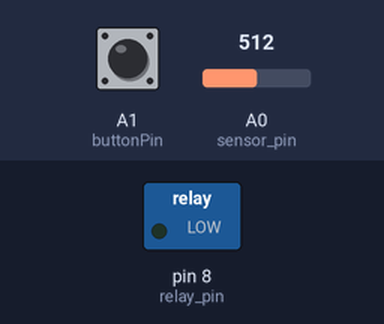
The sketch below on a simulated Arduino Uno, built with avr-gcc and run on an emulated ATmega328P. Shown: switched loads named in the sketch (green lamp = pin HIGH). The inputs (shaded band) are chosen by the test bench; at power-on: A0 (sensor_pin) = 512, A1 (buttonPin) LOW. What the sketch prints to the serial monitor is not drawn.

Above: at 0.15 s.
Timing chart, 0 to 2.0 s (numbered marks = the images above):
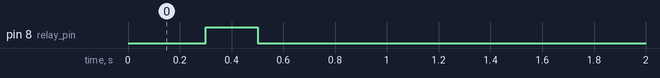

Measured:
- by itself, pin 8 (relay_pin): LOW → HIGH at 0.30 s, → LOW 0.20 s later

The sketch:

CALab_Lab4.ino
```cpp
int green = 10;
int yellow = 11;
int red = 13;

int relay_pin = 8;
int sensor_pin = A0;

int buttonPin = A1;
int currentState = 0;
int prevState = 0;
bool buttonPressed = false;

uint16_t output_value;

void setup()
{
  pinMode(buttonPin, INPUT);
  pinMode(relay_pin, OUTPUT);
  pinMode(sensor_pin, INPUT);
  Serial.begin(9600);


}

void loop()
{
 int output_value = analogRead(sensor_pin);
 output_value = map(output_value, 550, 10, 0, 100);

 if(output_value <= 40){
  digitalWrite(relay_pin, LOW);
  digitalWrite(red, LOW);
  digitalWrite(green, HIGH);
  digitalWrite(yellow, LOW);
  }

  else if(output_value > 40 && output_value <= 80){
  digitalWrite(relay_pin, HIGH);
  digitalWrite(green, LOW);
  digitalWrite(red, LOW);
  digitalWrite(yellow, HIGH);
 }
 else if(output_value > 81 && output_value <= 101){
  digitalWrite(relay_pin, HIGH);
  digitalWrite(green, LOW);
  digitalWrite(red, HIGH);
  digitalWrite(yellow, LOW);
 }

 char input = Serial.read();

 if (input == '1'){
 digitalWrite(relay_pin, HIGH);
 }
 if (input == '0'){
  digitalWrite(relay_pin, LOW);
  }

  Serial.print((String)output_value + "A" + "\n");
  delay(300);

  buttonClick();


}

void buttonClick()
{
  int buttonState = digitalRead(buttonPin);
  if (buttonState != prevState) {
    delay(50);
    buttonState = digitalRead(buttonPin);
    }
    if (buttonState == LOW && !buttonPressed) {
    currentState = 0;
    digitalWrite(relay_pin, HIGH);
    buttonPressed = true;
    delay(200);
    }

    else if (buttonState == LOW && buttonPressed) {
      currentState = (currentState + 1) % 3;
      delay(200);
      }
      else if (buttonState == HIGH && buttonPressed) {
        buttonPressed = false;
         digitalWrite(relay_pin, LOW);
        }
        prevState = buttonState;


}
```
